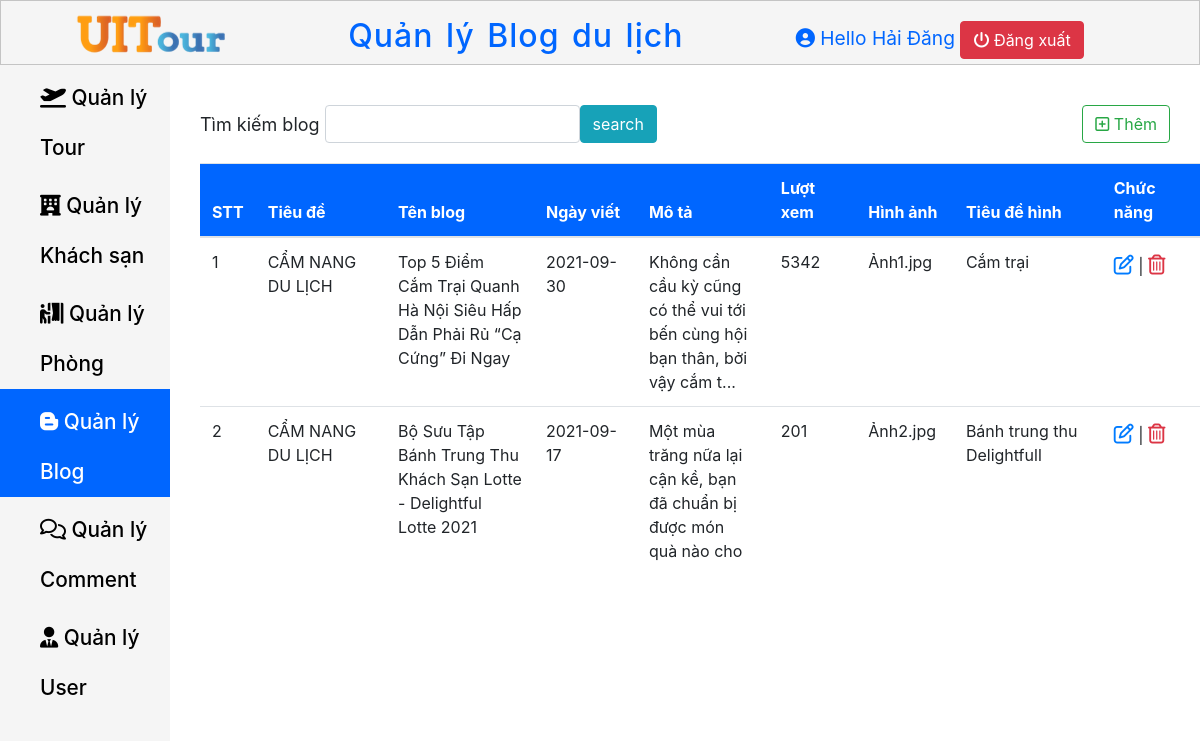
The page /Page-Admin/QuanLyBlog.php (signed in) on the database its author committed.
### tables this page shows
CREATE TABLE `blog` (
  `Blog_Id` int(11) NOT NULL,
  `Title` varchar(500) NOT NULL,
  `Name_Blog` varchar(500) NOT NULL,
  `Write_Time` date NOT NULL,
  `Description_Blog` text NOT NULL,
  `View` int(11) NOT NULL,
  `Img_Src` varchar(100) NOT NULL,
  `Title_Img` varchar(100) NOT NULL
);

### Page-Admin/session_dangnhap.php (called while the page is built, shortened)
<?php
    if (isset($_SESSION['FullName']) && $_SESSION['FullName']){
        $adminName = $_SESSION['FullName'];
    }
    else {
        header("location:DangNhap.php");
    }
?>

### Page-Admin/QuanLyBlog.php (the view, shortened to what this page needs)
<?php require"session_dangnhap.php"; ?>
<?php
    require "../connect.php";
    if(isset($_POST["search"]))
    {
        $result = $_POST["search"];
        $sql = "SELECT * FROM blog WHERE Name_Blog Like '%$result%'";
    }
    else
        $sql = "SELECT * from blog";
    $kq = $conn->query($sql);
?>
<!DOCTYPE html>
<html lang="en">
<head>
    <link rel="stylesheet" href="Navbar.css">
    <link rel="stylesheet" href="Content.css">
    <link rel="stylesheet" href="https://cdn.jsdelivr.net/npm/bootstrap@4.5.3/dist/css/bootstrap.min.css">
    <link rel="stylesheet" href="https://cdnjs.cloudflare.com/ajax/libs/font-awesome/6.0.0-beta3/css/all.min.css" />
</head>
<body>
    <header class="header-container">
        <div class="header-container__logo">
            <a href="../Page-Admin/TrangChu.php">
                <img src="../Trangchu/File/logo_header.png" alt="UITour">
            </a>
        </div>
        <h2 class="header-container__Title">
            Quản lý Blog du lịch
        </h2>
        <div class="header-container__profile">
            <i class="fas fa-user-circle"></i>
            <span>Hello <?php echo $adminName; ?></span>
            <a href="dangxuat.php" class="btn btn-danger"> <i class="fas fa-power-off"></i> Đăng xuất</a>
        </div>
    </header>
    <main class="main">
        <nav class="nav-links">
            <ul class="nav-links__ul">
                <li class="nav-links__li ">
                    <a href="../Page-Admin/QuanLyTour.php" class=" nav-links__a">
                        <i class="fas fa-plane-departure "></i>  Quản lý Tour
                    </a>
                </li>
                <li class="nav-links__li">
                    <a href="../Page-Admin/QuanLyKhachSan.php" class=" nav-links__a">
                        <i class="fas fa-hotel"></i></i>  Quản lý Khách sạn
                    </a>
                </li>
                <li class="nav-links__li">
                    <a href="../Page-Admin/QuanLyPhong.php" class=" nav-links__a">
                        <i class="fas fa-person-booth"></i>  Quản lý Phòng
                    </a>
                </li>
                <li class="nav-links__li active--css">
                    <a href="../Page-Admin/QuanLyBlog.php" class=" nav-links__a active--css">
                        <i class="fab fa-blogger-b"></i></i>  Quản lý Blog
                    </a>
                </li>
                <li class="nav-links__li">
                    <a href="../Page-Admin/QuanLyComment.php" class=" nav-links__a">
                        <i class="far fa-comments"></i></i></i>  Quản lý Comment
                    </a>
                </li>
                <li class="nav-links__li " >
                    <a href="../Page-Admin/QuanLyUser.php" class=" nav-links__a ">
                        <i class="fas fa-user-tie"></i></i></i>  Quản lý User
                    </a>
                </li>
            </ul>
        </nav>
        <section>
            <div class="search-create" >
                <form action="" class="col-md-9" method ="post">
                    <div class="form-inline col-md-9">
                        <label for="Name_Blog" class="control-label" style="margin-right: 5px;">Tìm kiếm blog</label>
                        <input type="text" name="search" class="form-control col-md-6">
                        <input type="submit" class="btn btn-info" name="submit" value="search">
                    </div>
                </form>
                <div>
                    <a href="../Page-Admin/ThemBlog.php" class="btn btn-outline-success"><i class="far fa-plus-square"></i> Thêm</a>
                </div>
            </div>
            <div class="table-overflow">
                <table class="table table-hover">
                    <thead>
                        <tr>
                            <th>STT</th>
                            <th>Tiêu đề</th>
                            <th>Tên blog</th>
                            <th>Ngày viết</th>
                            <th>Mô tả</th>
                            <th>Lượt xem</th>
                            <th>Hình ảnh</th>
                            <th>Tiêu đề hình</th>
                            <th>Chức năng</th>
                        </tr>
                    </thead>
                    <tbody>
                        <?php while($row = $kq->fetch_assoc()) { ?>
                            <tr>
                            <td class="counterCell"></td>
                            <td><?php echo $row["Title"] ?></td>
                            <?php
                                if(str_word_count($row["Name_Blog"]) > 100) {
                                     $cnt = substr($row["Name_Blog"], 0, 100);
                                    echo "<td>".$cnt."..."."</td>";
                                }
                                else {
                                    echo "<td>".$row["Name_Blog"]."</td>";
                                }
                            ?>
                            <td><?php echo $row["Write_Time"] ?></td>
                            <?php
                                if(str_word_count($row["Description_Blog"]) > 100) {
                                     $cnt = substr($row["Description_Blog"], 0, 100);
                                    echo "<td>".$cnt."..."."</td>";
                                }
                                else {
                                    echo "<td>".$row["Description_Blog"]."</td>";
                                }
                            ?>
                            <td><?php echo $row["View"] ?></td>
                            <td><?php echo $row["Img_Src"] ?></td>
                            <td><?php echo $row["Title_Img"] ?></td>
                            <td>
                                <a  href="../Page-Admin/SuaBlog.php?id=<?php echo $row["Blog_Id"]; ?>" style="font-size: 20px;" ><i class="far fa-edit"></i></a> |
                                <a href="../Page-Admin/XoaBlog.php?id=<?php echo $row["Blog_Id"]; ?>" style="font-size: 20px; " class="text-danger" onclick="return confirm('Bạn chắn chắn xóa chứ?')"><i class="far fa-trash-alt"></i></a>
                            </td>
                            </tr>
                        <?php } ?>
                    </tbody>
                </table>
            </div>
        </section>
    </main>
</body>
</html>

### Page-Admin/Navbar.css (style rules this page uses)
* { margin: 0; padding: 0; box-sizing: border-box; }
body { font-size: 15px; }
html { font-family: Arial, Helvetica, sans-serif; }
.header-container .header-container__logo img { margin-left: 3em; }
.header-container { display: flex; justify-content: space-between; align-items: center; width: 100%; max-height: 65px; position: fixed; top: 0; z-index: 10; background-color: #f5f5f5; border: 1px solid #c4c4c4; }
.header-container .header-container__Title { word-spacing: 3px; letter-spacing: 1px; margin-top: 15px; color: #0066FF; }
.header-container .header-container__profile { font-size: 1.2em; margin-right: 6em; margin-top: 15px; color: #0066FF; }
.main { margin-top: 65px; display: flex; width: 100%; }
.nav-links { width: 300px; height: 1000px; }
.nav-links__li { background-color: #f5f5f5; line-height: 50px; display: block; }
.nav-links__a { text-decoration: none; padding-top: 8px; color: #000; display: block; padding-left: 40px; font-weight: 500; font-size: 1.3em; }
.nav-links__ul { height: 100%; background-color: #f5f5f5; }
.active--css { background-color: #0066FF; color: #fff; }

### Page-Admin/Content.css (style rules this page uses)
* { margin: 0; padding: 0; box-sizing: border-box; }
body { font-size: 15px; max-width: 1500px; overflow-x: auto; }
label { font-size: 18px; }
.search-create { display: flex; width: 1000px; justify-content: space-between; margin-top: 40px; }
table thead tr { position: sticky; top: 0; background-color: #0066FF; color: #fff; }
.table-overflow { width: 1000px; height: 400px; margin-left: 30px; overflow-y: auto; margin-top: 20px; word-wrap: break-word; }
.table-overflow th, td { max-width: 150px; word-wrap: break-word; }
table { counter-reset: tableCount; }
.counterCell::before { content: counter(tableCount); counter-increment: tableCount; }

### rows shown on the page
blog: Title "CẨM NANG DU LỊCH", Name_Blog "Top 5 Điểm Cắm Trại Quanh Hà Nội Siêu Hấp Dẫn Phải Rủ “Cạ Cứng” Đi Ngay", Write_Time "2021-09-30", Description_Blog "Không cần cầu kỳ cũng có thể vui tới bến cùng hội bạn thân, bởi vậy cắm t", View "5342", Img_Src "Ảnh1.jpg", Title_Img "Cắm trại"
blog: Title "CẨM NANG DU LỊCH", Name_Blog "Bộ Sưu Tập Bánh Trung Thu Khách Sạn Lotte - Delightful Lotte 2021", Write_Time "2021-09-17", Description_Blog "Một mùa trăng nữa lại cận kề, bạn đã chuẩn bị được món quà nào cho…", View "201", Img_Src "Ảnh2.jpg", Title_Img "Bánh trung thu Delightfull"

### other values the page prints
$adminName "Hải Đăng"
